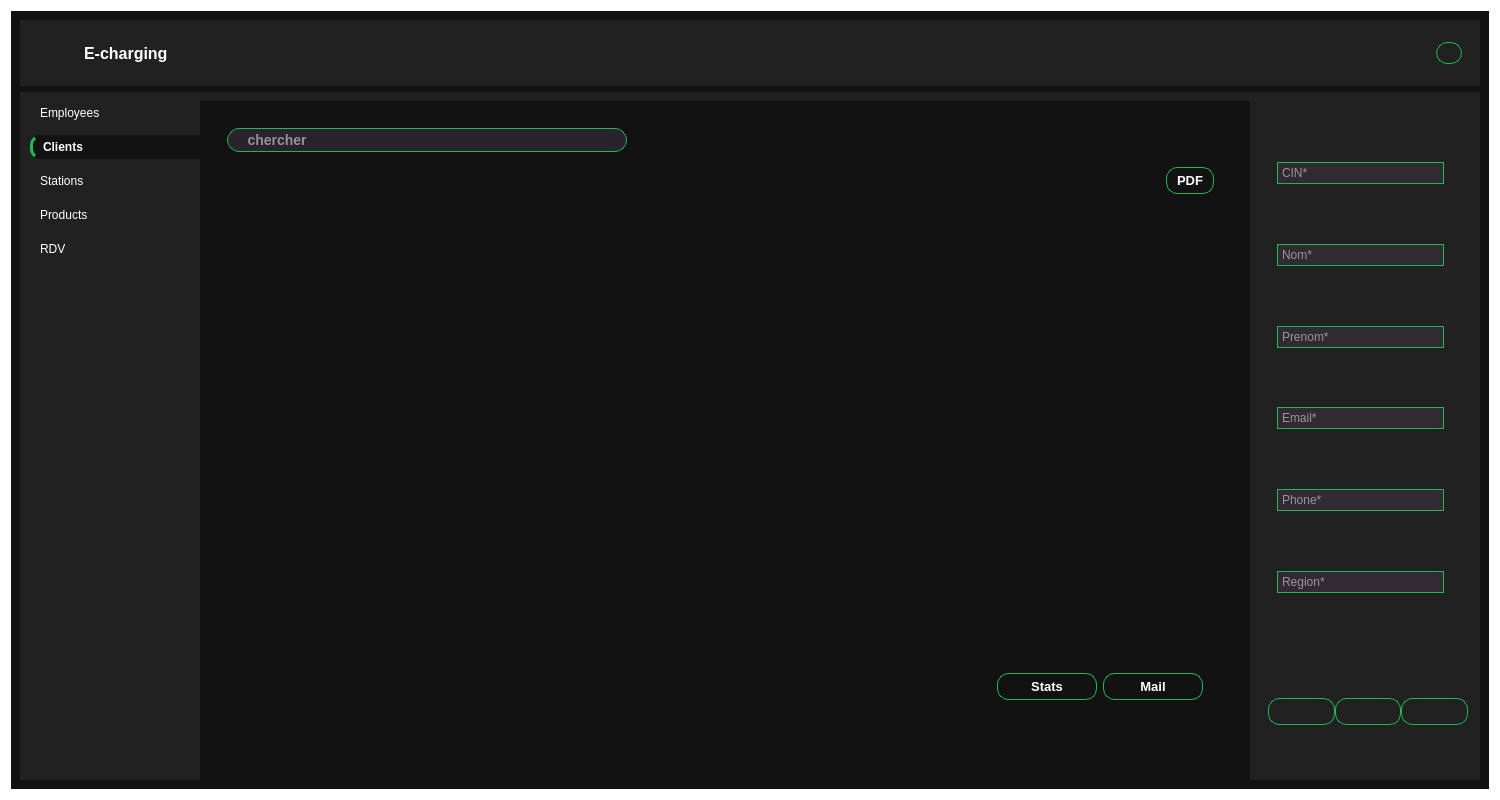
<?xml version="1.0" encoding="UTF-8"?>
<ui version="4.0">
 <class>interfaceclient</class>
 <widget class="QWidget" name="interfaceclient">
  <property name="geometry">
   <rect>
    <x>0</x>
    <y>0</y>
    <width>1500</width>
    <height>800</height>
   </rect>
  </property>
  <property name="minimumSize">
   <size>
    <width>800</width>
    <height>0</height>
   </size>
  </property>
  <property name="windowTitle">
   <string>Form</string>
  </property>
  <property name="styleSheet">
   <string notr="true">*{
border:none;
background-color:transparent;
background:transparent;
padding:0;
margin:0;
color:#fff;
}
QHeaderView::section {
    background-color: #1db954;
    color: white;
height: 30px;
    width: 0px; 
    padding: 5px;
    font: 15px;
}
#clients{
border-left:3px solid #1db954/*cc5bce*/;
font-weight:bold;
}
#centralwidget ,#employees:hover,#mainbody,#clients:hover
,#stations:hover,#rdv:hover,#products:hover,#pushButton_7:hover,#clients{
	background-color:#121212 /*rgb(27, 27, 39)*/;
}
#header,#main{
	/*background-color: rgb(39, 38, 60);*/
background-color: #212121;
}
#pushButton{
border:1px solid #1db954/*cc5bce*/;
border-radius:11.25px;
text-align:center;
}
QPushButton{
text-align:left;
padding:5px 10px;
border-top-left-radius:10px;
border-bottom-left-radius:10px;
}
#employees:hover,#clients:hover,#stations:hover,#rdv:hover,#products:hover,#pushButton_7:hover,#clients{
border-left:3px solid #1db954/*cc5bce*/;
font-weight:bold;
}
/*#employees:active,#clients:active
,#stations:active,#rdv:active,#products:active{
	background-color: rgb(27, 27, 39);
}
#employees:active,#clients:active,#stations:active,#rdv:active,#products:active{
border-left:3px solid #cc5bce;
font-weight:bold;
}
#employees:notactive,#clients:notactive
,#stations:notactive,#rdv:notactive,#products:notactive{
	background-color: rgb(39, 38, 60);
}
#employees:notactive,#clients:notactive,#stations:notactive,#rdv:notactive,
#products:notactive{
border-left:0px solid #cc5bce;
}*/
QLineEdit{
background-color: #121212 /*rgb(27, 27, 39)*/;
border:1px solid #1db954/*cc5bce*/;
color:white;
text-align:center;
    padding: 2px;
	border-radius:12px;
background-color: rgba(62, 47, 62,150);


}

QTextEdit{
background-color: #121212 /*rgb(27, 27, 39)*/;
border:1px solid #1db954/*cc5bce*/;
color:white;
text-align:center;
    padding: 2px;
	border-radius:12px;
background-color: rgba(62, 47, 62,150);


}

QComboBox{
background-color: #121212 /*rgb(27, 27, 39)*/;
border:1px solid #1db954/*cc5bce*/;
color:white;
text-align:center;
    padding: 2px;
	border-radius:12px;
background-color: rgba(62, 47, 62,150);


}
#add,#delete_2,#pushButton_5,#pushButton_6,#mail,#stat{
border:1px solid #1db954/*cc5bce*/;
border-radius:11.25px;
text-align:center;
}
#add:hover,#delete_2:hover,#pushButton_5:hover,#pushButton_6:hover,#mail:hover,#stat:hover{
border:1px solid #121212 /*#cc5bce*/;
border-radius:11.25px;
text-align:center;
color:#121212;
background-color:#1db954 /*rgb(27, 27, 39)*/;
}
QTableView {
    color: white;
    gridline-color: black;
    border-color: #1db954;
    font: 15px;
    selection-background-color: #212121;
}

QHeaderView::section {
    background-color: #1db954;
    color: white;
    height: 35px;
    width: 30px; 
    font: 15px;
}
QTableView::item:focus{
    border: 2px solid #212121;
    background-color: #1db954;
color : black;
}
QTableView::item:selected {
    background-color: #1db954;
}
QScrollBar:vertical {
    background:#121212;
    background-color: #121212;
}
 QScrollBar::handle:vertical {
    background: #212121;
 }
QScrollBar:horizontal {
    background: #121212;
}
 QScrollBar::handle:horizontal {
    background: #212121;
 }</string>
  </property>
  <layout class="QVBoxLayout" name="verticalLayout">
   <item>
    <widget class="QWidget" name="centralwidget" native="true">
     <layout class="QVBoxLayout" name="verticalLayout_10">
      <item>
       <widget class="QFrame" name="header">
        <property name="enabled">
         <bool>true</bool>
        </property>
        <property name="minimumSize">
         <size>
          <width>782</width>
          <height>0</height>
         </size>
        </property>
        <layout class="QHBoxLayout" name="horizontalLayout">
         <property name="sizeConstraint">
          <enum>QLayout::SetDefaultConstraint</enum>
         </property>
         <property name="leftMargin">
          <number>9</number>
         </property>
         <item>
          <widget class="QFrame" name="frame">
           <property name="frameShape">
            <enum>QFrame::StyledPanel</enum>
           </property>
           <property name="frameShadow">
            <enum>QFrame::Raised</enum>
           </property>
           <layout class="QHBoxLayout" name="horizontalLayout_3">
            <item>
             <widget class="QLabel" name="label_2">
              <property name="minimumSize">
               <size>
                <width>30</width>
                <height>30</height>
               </size>
              </property>
              <property name="maximumSize">
               <size>
                <width>40</width>
                <height>100</height>
               </size>
              </property>
              <property name="styleSheet">
               <string notr="true">border-image: url(:/img/img/logo.png);</string>
              </property>
              <property name="text">
               <string/>
              </property>
             </widget>
            </item>
            <item>
             <widget class="QLabel" name="label">
              <property name="font">
               <font>
                <pointsize>12</pointsize>
                <weight>75</weight>
                <bold>true</bold>
               </font>
              </property>
              <property name="cursor">
               <cursorShape>PointingHandCursor</cursorShape>
              </property>
              <property name="lineWidth">
               <number>1</number>
              </property>
              <property name="text">
               <string>E-charging</string>
              </property>
             </widget>
            </item>
           </layout>
          </widget>
         </item>
         <item alignment="Qt::AlignRight">
          <widget class="QFrame" name="frame_2">
           <property name="frameShape">
            <enum>QFrame::StyledPanel</enum>
           </property>
           <property name="frameShadow">
            <enum>QFrame::Raised</enum>
           </property>
           <layout class="QHBoxLayout" name="horizontalLayout_4">
            <item>
             <widget class="QPushButton" name="pushButton_3">
              <property name="cursor">
               <cursorShape>PointingHandCursor</cursorShape>
              </property>
              <property name="text">
               <string/>
              </property>
              <property name="icon">
               <iconset resource="resource.qrc">
                <normaloff>:/img/img/web.png</normaloff>:/img/img/web.png</iconset>
              </property>
              <property name="iconSize">
               <size>
                <width>20</width>
                <height>20</height>
               </size>
              </property>
             </widget>
            </item>
            <item>
             <widget class="QPushButton" name="pushButton_2">
              <property name="cursor">
               <cursorShape>PointingHandCursor</cursorShape>
              </property>
              <property name="text">
               <string/>
              </property>
              <property name="icon">
               <iconset resource="resource.qrc">
                <normaloff>:/img/img/notification.png</normaloff>:/img/img/notification.png</iconset>
              </property>
              <property name="iconSize">
               <size>
                <width>20</width>
                <height>20</height>
               </size>
              </property>
             </widget>
            </item>
            <item>
             <widget class="QLabel" name="username">
              <property name="font">
               <font>
                <pointsize>12</pointsize>
                <weight>75</weight>
                <italic>false</italic>
                <bold>true</bold>
               </font>
              </property>
              <property name="text">
               <string/>
              </property>
             </widget>
            </item>
            <item>
             <spacer name="horizontalSpacer">
              <property name="orientation">
               <enum>Qt::Horizontal</enum>
              </property>
              <property name="sizeHint" stdset="0">
               <size>
                <width>10</width>
                <height>20</height>
               </size>
              </property>
             </spacer>
            </item>
            <item>
             <widget class="QPushButton" name="pushButton">
              <property name="minimumSize">
               <size>
                <width>26</width>
                <height>22</height>
               </size>
              </property>
              <property name="maximumSize">
               <size>
                <width>26</width>
                <height>22</height>
               </size>
              </property>
              <property name="cursor">
               <cursorShape>PointingHandCursor</cursorShape>
              </property>
              <property name="text">
               <string/>
              </property>
              <property name="icon">
               <iconset resource="resource.qrc">
                <normaloff>:/img/img/user.png</normaloff>:/img/img/user.png</iconset>
              </property>
              <property name="iconSize">
               <size>
                <width>20</width>
                <height>20</height>
               </size>
              </property>
             </widget>
            </item>
           </layout>
          </widget>
         </item>
        </layout>
       </widget>
      </item>
      <item>
       <widget class="QWidget" name="main" native="true">
        <layout class="QHBoxLayout" name="horizontalLayout_2">
         <property name="spacing">
          <number>0</number>
         </property>
         <property name="leftMargin">
          <number>0</number>
         </property>
         <property name="topMargin">
          <number>9</number>
         </property>
         <property name="rightMargin">
          <number>0</number>
         </property>
         <property name="bottomMargin">
          <number>0</number>
         </property>
         <item>
          <widget class="QWidget" name="leftmenu" native="true">
           <property name="minimumSize">
            <size>
             <width>180</width>
             <height>0</height>
            </size>
           </property>
           <layout class="QVBoxLayout" name="verticalLayout_3">
            <property name="spacing">
             <number>0</number>
            </property>
            <property name="leftMargin">
             <number>0</number>
            </property>
            <property name="topMargin">
             <number>0</number>
            </property>
            <property name="rightMargin">
             <number>0</number>
            </property>
            <property name="bottomMargin">
             <number>0</number>
            </property>
            <item>
             <widget class="QWidget" name="widget_2" native="true">
              <layout class="QVBoxLayout" name="verticalLayout_4">
               <property name="spacing">
                <number>0</number>
               </property>
               <property name="leftMargin">
                <number>10</number>
               </property>
               <property name="topMargin">
                <number>0</number>
               </property>
               <property name="rightMargin">
                <number>0</number>
               </property>
               <property name="bottomMargin">
                <number>0</number>
               </property>
               <item>
                <widget class="QFrame" name="frame_3">
                 <property name="frameShape">
                  <enum>QFrame::StyledPanel</enum>
                 </property>
                 <property name="frameShadow">
                  <enum>QFrame::Raised</enum>
                 </property>
                 <layout class="QVBoxLayout" name="verticalLayout_5">
                  <property name="spacing">
                   <number>10</number>
                  </property>
                  <property name="leftMargin">
                   <number>0</number>
                  </property>
                  <property name="topMargin">
                   <number>0</number>
                  </property>
                  <property name="rightMargin">
                   <number>0</number>
                  </property>
                  <property name="bottomMargin">
                   <number>0</number>
                  </property>
                  <item>
                   <widget class="QPushButton" name="employees">
                    <property name="cursor">
                     <cursorShape>PointingHandCursor</cursorShape>
                    </property>
                    <property name="text">
                     <string>Employees</string>
                    </property>
                    <property name="icon">
                     <iconset resource="resource.qrc">
                      <normaloff>:/img/img/employe.png</normaloff>:/img/img/employe.png</iconset>
                    </property>
                    <property name="iconSize">
                     <size>
                      <width>40</width>
                      <height>40</height>
                     </size>
                    </property>
                   </widget>
                  </item>
                  <item>
                   <widget class="QPushButton" name="clients">
                    <property name="cursor">
                     <cursorShape>PointingHandCursor</cursorShape>
                    </property>
                    <property name="text">
                     <string>Clients</string>
                    </property>
                    <property name="icon">
                     <iconset resource="resource.qrc">
                      <normaloff>:/img/img/client.png</normaloff>:/img/img/client.png</iconset>
                    </property>
                    <property name="iconSize">
                     <size>
                      <width>40</width>
                      <height>40</height>
                     </size>
                    </property>
                   </widget>
                  </item>
                  <item>
                   <widget class="QPushButton" name="stations">
                    <property name="cursor">
                     <cursorShape>PointingHandCursor</cursorShape>
                    </property>
                    <property name="text">
                     <string>Stations</string>
                    </property>
                    <property name="icon">
                     <iconset resource="resource.qrc">
                      <normaloff>:/img/img/station.png</normaloff>:/img/img/station.png</iconset>
                    </property>
                    <property name="iconSize">
                     <size>
                      <width>40</width>
                      <height>40</height>
                     </size>
                    </property>
                   </widget>
                  </item>
                  <item>
                   <widget class="QPushButton" name="products">
                    <property name="cursor">
                     <cursorShape>PointingHandCursor</cursorShape>
                    </property>
                    <property name="text">
                     <string>Products</string>
                    </property>
                    <property name="icon">
                     <iconset resource="resource.qrc">
                      <normaloff>:/img/img/produit.png</normaloff>:/img/img/produit.png</iconset>
                    </property>
                    <property name="iconSize">
                     <size>
                      <width>40</width>
                      <height>40</height>
                     </size>
                    </property>
                   </widget>
                  </item>
                  <item>
                   <widget class="QPushButton" name="rdv">
                    <property name="cursor">
                     <cursorShape>PointingHandCursor</cursorShape>
                    </property>
                    <property name="text">
                     <string>RDV</string>
                    </property>
                    <property name="icon">
                     <iconset resource="resource.qrc">
                      <normaloff>:/img/img/renduvu.png</normaloff>:/img/img/renduvu.png</iconset>
                    </property>
                    <property name="iconSize">
                     <size>
                      <width>40</width>
                      <height>40</height>
                     </size>
                    </property>
                   </widget>
                  </item>
                  <item>
                   <spacer name="verticalSpacer">
                    <property name="orientation">
                     <enum>Qt::Vertical</enum>
                    </property>
                    <property name="sizeHint" stdset="0">
                     <size>
                      <width>20</width>
                      <height>40</height>
                     </size>
                    </property>
                   </spacer>
                  </item>
                  <item>
                   <widget class="QPushButton" name="pushButton_7">
                    <property name="cursor">
                     <cursorShape>PointingHandCursor</cursorShape>
                    </property>
                    <property name="text">
                     <string/>
                    </property>
                    <property name="icon">
                     <iconset resource="resource.qrc">
                      <normaloff>:/img/img/logout.png</normaloff>:/img/img/logout.png</iconset>
                    </property>
                    <property name="iconSize">
                     <size>
                      <width>50</width>
                      <height>50</height>
                     </size>
                    </property>
                   </widget>
                  </item>
                 </layout>
                </widget>
               </item>
              </layout>
             </widget>
            </item>
           </layout>
          </widget>
         </item>
         <item>
          <widget class="QWidget" name="mainbody" native="true">
           <layout class="QHBoxLayout" name="horizontalLayout_6">
            <item>
             <widget class="QStackedWidget" name="stackedWidget">
              <property name="minimumSize">
               <size>
                <width>165</width>
                <height>100</height>
               </size>
              </property>
              <property name="currentIndex">
               <number>1</number>
              </property>
              <widget class="QWidget" name="page"/>
              <widget class="QWidget" name="page_2">
               <layout class="QVBoxLayout" name="verticalLayout_2">
                <item>
                 <widget class="QWidget" name="widget_3" native="true">
                  <property name="maximumSize">
                   <size>
                    <width>16777215</width>
                    <height>700</height>
                   </size>
                  </property>
                  <property name="styleSheet">
                   <string notr="true"/>
                  </property>
                  <layout class="QVBoxLayout" name="verticalLayout_9">
                   <item>
                    <widget class="QSplitter" name="splitter">
                     <property name="maximumSize">
                      <size>
                       <width>400</width>
                       <height>16777215</height>
                      </size>
                     </property>
                     <property name="orientation">
                      <enum>Qt::Horizontal</enum>
                     </property>
                     <widget class="QLineEdit" name="lineEdit_5">
                      <property name="maximumSize">
                       <size>
                        <width>400</width>
                        <height>16777215</height>
                       </size>
                      </property>
                      <property name="font">
                       <font>
                        <family>Segoe UI</family>
                        <pointsize>-1</pointsize>
                        <weight>75</weight>
                        <italic>false</italic>
                        <bold>true</bold>
                       </font>
                      </property>
                      <property name="styleSheet">
                       <string notr="true">    font: bold 14px;
    padding: 2px;
	border-radius:12px;
background-color: rgba(62, 47, 62,150);

</string>
                      </property>
                      <property name="text">
                       <string/>
                      </property>
                      <property name="placeholderText">
                       <string notr="true">    chercher</string>
                      </property>
                     </widget>
                    </widget>
                   </item>
                   <item>
                    <widget class="QWidget" name="widget" native="true">
                     <layout class="QHBoxLayout" name="horizontalLayout_8">
                      <item>
                       <spacer name="horizontalSpacer_2">
                        <property name="orientation">
                         <enum>Qt::Horizontal</enum>
                        </property>
                        <property name="sizeHint" stdset="0">
                         <size>
                          <width>40</width>
                          <height>20</height>
                         </size>
                        </property>
                       </spacer>
                      </item>
                      <item>
                       <widget class="QPushButton" name="pushButton_6">
                        <property name="maximumSize">
                         <size>
                          <width>100</width>
                          <height>16777215</height>
                         </size>
                        </property>
                        <property name="font">
                         <font>
                          <pointsize>10</pointsize>
                          <weight>75</weight>
                          <bold>true</bold>
                         </font>
                        </property>
                        <property name="cursor">
                         <cursorShape>PointingHandCursor</cursorShape>
                        </property>
                        <property name="styleSheet">
                         <string notr="true">border:1px solid #1db954/*cc5bce*/;
border-radius:11.25px;
text-align:center;

QPushButton{
text-align:left;
padding:5px 10px;
border-top-left-radius:10px;
border-bottom-left-radius:10px;
}


QPushButton:hover{
border:1px solid #121212 /*#cc5bce*/;
border-radius:11.25px;
text-align:center;
color:#121212;
background-color:#1db954 /*rgb(27, 27, 39)*/;
}</string>
                        </property>
                        <property name="text">
                         <string>PDF</string>
                        </property>
                        <property name="icon">
                         <iconset resource="resource.qrc">
                          <normaloff>:/img/img/pdf.png</normaloff>:/img/img/pdf.png</iconset>
                        </property>
                        <property name="iconSize">
                         <size>
                          <width>25</width>
                          <height>25</height>
                         </size>
                        </property>
                       </widget>
                      </item>
                     </layout>
                    </widget>
                   </item>
                   <item>
                    <widget class="QTableView" name="tableView">
                     <property name="maximumSize">
                      <size>
                       <width>16777215</width>
                       <height>16777215</height>
                      </size>
                     </property>
                     <property name="styleSheet">
                      <string notr="true"/>
                     </property>
                    </widget>
                   </item>
                  </layout>
                 </widget>
                </item>
                <item>
                 <widget class="QWidget" name="widget_4" native="true">
                  <property name="maximumSize">
                   <size>
                    <width>16777215</width>
                    <height>150</height>
                   </size>
                  </property>
                  <layout class="QHBoxLayout" name="horizontalLayout_7">
                   <item>
                    <spacer name="horizontalSpacer_4">
                     <property name="orientation">
                      <enum>Qt::Horizontal</enum>
                     </property>
                     <property name="sizeHint" stdset="0">
                      <size>
                       <width>40</width>
                       <height>20</height>
                      </size>
                     </property>
                    </spacer>
                   </item>
                   <item>
                    <widget class="QPushButton" name="stat">
                     <property name="minimumSize">
                      <size>
                       <width>100</width>
                       <height>0</height>
                      </size>
                     </property>
                     <property name="font">
                      <font>
                       <pointsize>10</pointsize>
                       <weight>75</weight>
                       <bold>true</bold>
                      </font>
                     </property>
                     <property name="cursor">
                      <cursorShape>PointingHandCursor</cursorShape>
                     </property>
                     <property name="styleSheet">
                      <string notr="true">border:1px solid #1db954/*cc5bce*/;
border-radius:11.25px;
text-align:center;

QPushButton{
text-align:left;
padding:5px 10px;
border-top-left-radius:10px;
border-bottom-left-radius:10px;
}


QPushButton:hover{
border:1px solid #121212 /*#cc5bce*/;
border-radius:11.25px;
text-align:center;
color:#121212;
background-color:#1db954 /*rgb(27, 27, 39)*/;
}</string>
                     </property>
                     <property name="text">
                      <string>Stats</string>
                     </property>
                     <property name="icon">
                      <iconset resource="resource.qrc">
                       <normaloff>:/img/img/stat.png</normaloff>:/img/img/stat.png</iconset>
                     </property>
                     <property name="iconSize">
                      <size>
                       <width>25</width>
                       <height>25</height>
                      </size>
                     </property>
                    </widget>
                   </item>
                   <item>
                    <widget class="QPushButton" name="mail">
                     <property name="minimumSize">
                      <size>
                       <width>100</width>
                       <height>0</height>
                      </size>
                     </property>
                     <property name="font">
                      <font>
                       <pointsize>10</pointsize>
                       <weight>75</weight>
                       <bold>true</bold>
                      </font>
                     </property>
                     <property name="cursor">
                      <cursorShape>PointingHandCursor</cursorShape>
                     </property>
                     <property name="styleSheet">
                      <string notr="true">border:1px solid #1db954/*cc5bce*/;
border-radius:11.25px;
text-align:center;

QPushButton{
text-align:left;
padding:5px 10px;
border-top-left-radius:10px;
border-bottom-left-radius:10px;
}


QPushButton:hover{
border:1px solid #121212 /*#cc5bce*/;
border-radius:11.25px;
text-align:center;
color:#121212;
background-color:#1db954 /*rgb(27, 27, 39)*/;
}</string>
                     </property>
                     <property name="text">
                      <string>Mail</string>
                     </property>
                     <property name="icon">
                      <iconset resource="resource.qrc">
                       <normaloff>:/img/img/mail.webp</normaloff>:/img/img/mail.webp</iconset>
                     </property>
                     <property name="iconSize">
                      <size>
                       <width>25</width>
                       <height>25</height>
                      </size>
                     </property>
                    </widget>
                   </item>
                   <item>
                    <spacer name="verticalSpacer_9">
                     <property name="orientation">
                      <enum>Qt::Vertical</enum>
                     </property>
                     <property name="sizeHint" stdset="0">
                      <size>
                       <width>20</width>
                       <height>20</height>
                      </size>
                     </property>
                    </spacer>
                   </item>
                  </layout>
                 </widget>
                </item>
               </layout>
              </widget>
             </widget>
            </item>
           </layout>
          </widget>
         </item>
         <item>
          <widget class="QWidget" name="rightmenu" native="true">
           <property name="sizePolicy">
            <sizepolicy hsizetype="Preferred" vsizetype="Expanding">
             <horstretch>0</horstretch>
             <verstretch>0</verstretch>
            </sizepolicy>
           </property>
           <property name="minimumSize">
            <size>
             <width>230</width>
             <height>0</height>
            </size>
           </property>
           <property name="maximumSize">
            <size>
             <width>230</width>
             <height>16777215</height>
            </size>
           </property>
           <layout class="QVBoxLayout" name="verticalLayout_6">
            <item>
             <widget class="QWidget" name="formulaire" native="true">
              <property name="minimumSize">
               <size>
                <width>230</width>
                <height>0</height>
               </size>
              </property>
              <property name="maximumSize">
               <size>
                <width>230</width>
                <height>16777215</height>
               </size>
              </property>
              <layout class="QVBoxLayout" name="verticalLayout_7">
               <item>
                <widget class="QFrame" name="donne">
                 <property name="minimumSize">
                  <size>
                   <width>185</width>
                   <height>0</height>
                  </size>
                 </property>
                 <property name="maximumSize">
                  <size>
                   <width>185</width>
                   <height>16777215</height>
                  </size>
                 </property>
                 <property name="frameShape">
                  <enum>QFrame::StyledPanel</enum>
                 </property>
                 <property name="frameShadow">
                  <enum>QFrame::Raised</enum>
                 </property>
                 <layout class="QVBoxLayout" name="verticalLayout_8">
                  <item>
                   <spacer name="verticalSpacer_7">
                    <property name="orientation">
                     <enum>Qt::Vertical</enum>
                    </property>
                    <property name="sizeHint" stdset="0">
                     <size>
                      <width>20</width>
                      <height>40</height>
                     </size>
                    </property>
                   </spacer>
                  </item>
                  <item>
                   <widget class="QLineEdit" name="lineEdit_cin">
                    <property name="text">
                     <string/>
                    </property>
                    <property name="placeholderText">
                     <string>CIN*</string>
                    </property>
                   </widget>
                  </item>
                  <item>
                   <widget class="QLabel" name="label_cin">
                    <property name="text">
                     <string/>
                    </property>
                   </widget>
                  </item>
                  <item>
                   <spacer name="verticalSpacer_6">
                    <property name="orientation">
                     <enum>Qt::Vertical</enum>
                    </property>
                    <property name="sizeHint" stdset="0">
                     <size>
                      <width>20</width>
                      <height>40</height>
                     </size>
                    </property>
                   </spacer>
                  </item>
                  <item>
                   <widget class="QLineEdit" name="lineEdit_nom">
                    <property name="placeholderText">
                     <string>Nom*</string>
                    </property>
                   </widget>
                  </item>
                  <item>
                   <widget class="QLabel" name="label_nom">
                    <property name="text">
                     <string/>
                    </property>
                   </widget>
                  </item>
                  <item>
                   <spacer name="verticalSpacer_5">
                    <property name="orientation">
                     <enum>Qt::Vertical</enum>
                    </property>
                    <property name="sizeHint" stdset="0">
                     <size>
                      <width>20</width>
                      <height>40</height>
                     </size>
                    </property>
                   </spacer>
                  </item>
                  <item>
                   <widget class="QLineEdit" name="lineEdit_prenom">
                    <property name="placeholderText">
                     <string>Prenom*</string>
                    </property>
                   </widget>
                  </item>
                  <item>
                   <widget class="QLabel" name="label_prenom">
                    <property name="text">
                     <string/>
                    </property>
                   </widget>
                  </item>
                  <item>
                   <spacer name="verticalSpacer_4">
                    <property name="orientation">
                     <enum>Qt::Vertical</enum>
                    </property>
                    <property name="sizeHint" stdset="0">
                     <size>
                      <width>20</width>
                      <height>40</height>
                     </size>
                    </property>
                   </spacer>
                  </item>
                  <item>
                   <widget class="QLineEdit" name="lineEdit_email">
                    <property name="placeholderText">
                     <string>Email*</string>
                    </property>
                   </widget>
                  </item>
                  <item>
                   <widget class="QLabel" name="label_email">
                    <property name="text">
                     <string/>
                    </property>
                   </widget>
                  </item>
                  <item>
                   <spacer name="verticalSpacer_3">
                    <property name="orientation">
                     <enum>Qt::Vertical</enum>
                    </property>
                    <property name="sizeHint" stdset="0">
                     <size>
                      <width>20</width>
                      <height>40</height>
                     </size>
                    </property>
                   </spacer>
                  </item>
                  <item>
                   <widget class="QLineEdit" name="lineEdit_phone">
                    <property name="placeholderText">
                     <string>Phone*</string>
                    </property>
                   </widget>
                  </item>
                  <item>
                   <widget class="QLabel" name="label_phone">
                    <property name="text">
                     <string/>
                    </property>
                   </widget>
                  </item>
                  <item>
                   <spacer name="verticalSpacer_2">
                    <property name="orientation">
                     <enum>Qt::Vertical</enum>
                    </property>
                    <property name="sizeHint" stdset="0">
                     <size>
                      <width>20</width>
                      <height>40</height>
                     </size>
                    </property>
                   </spacer>
                  </item>
                  <item>
                   <widget class="QLineEdit" name="lineEdit_region">
                    <property name="placeholderText">
                     <string>Region*</string>
                    </property>
                   </widget>
                  </item>
                  <item>
                   <widget class="QLabel" name="label_region">
                    <property name="text">
                     <string/>
                    </property>
                   </widget>
                  </item>
                  <item>
                   <spacer name="verticalSpacer_8">
                    <property name="orientation">
                     <enum>Qt::Vertical</enum>
                    </property>
                    <property name="sizeHint" stdset="0">
                     <size>
                      <width>20</width>
                      <height>40</height>
                     </size>
                    </property>
                   </spacer>
                  </item>
                 </layout>
                </widget>
               </item>
               <item>
                <widget class="QFrame" name="frame_4">
                 <property name="minimumSize">
                  <size>
                   <width>200</width>
                   <height>100</height>
                  </size>
                 </property>
                 <property name="maximumSize">
                  <size>
                   <width>200</width>
                   <height>100</height>
                  </size>
                 </property>
                 <property name="frameShape">
                  <enum>QFrame::StyledPanel</enum>
                 </property>
                 <property name="frameShadow">
                  <enum>QFrame::Raised</enum>
                 </property>
                 <layout class="QHBoxLayout" name="horizontalLayout_5">
                  <property name="spacing">
                   <number>0</number>
                  </property>
                  <property name="leftMargin">
                   <number>0</number>
                  </property>
                  <property name="topMargin">
                   <number>0</number>
                  </property>
                  <property name="rightMargin">
                   <number>0</number>
                  </property>
                  <property name="bottomMargin">
                   <number>0</number>
                  </property>
                  <item>
                   <widget class="QPushButton" name="add">
                    <property name="font">
                     <font>
                      <pointsize>10</pointsize>
                      <weight>75</weight>
                      <bold>true</bold>
                     </font>
                    </property>
                    <property name="cursor">
                     <cursorShape>PointingHandCursor</cursorShape>
                    </property>
                    <property name="text">
                     <string/>
                    </property>
                    <property name="icon">
                     <iconset resource="resource.qrc">
                      <normaloff>:/img/img/add.png</normaloff>:/img/img/add.png</iconset>
                    </property>
                    <property name="iconSize">
                     <size>
                      <width>25</width>
                      <height>25</height>
                     </size>
                    </property>
                   </widget>
                  </item>
                  <item>
                   <widget class="QPushButton" name="delete_2">
                    <property name="font">
                     <font>
                      <pointsize>10</pointsize>
                      <weight>75</weight>
                      <bold>true</bold>
                     </font>
                    </property>
                    <property name="cursor">
                     <cursorShape>PointingHandCursor</cursorShape>
                    </property>
                    <property name="text">
                     <string/>
                    </property>
                    <property name="icon">
                     <iconset resource="resource.qrc">
                      <normaloff>:/img/img/delete.png</normaloff>:/img/img/delete.png</iconset>
                    </property>
                    <property name="iconSize">
                     <size>
                      <width>25</width>
                      <height>25</height>
                     </size>
                    </property>
                   </widget>
                  </item>
                  <item>
                   <widget class="QPushButton" name="pushButton_5">
                    <property name="font">
                     <font>
                      <pointsize>10</pointsize>
                      <weight>75</weight>
                      <bold>true</bold>
                     </font>
                    </property>
                    <property name="cursor">
                     <cursorShape>PointingHandCursor</cursorShape>
                    </property>
                    <property name="text">
                     <string/>
                    </property>
                    <property name="icon">
                     <iconset resource="resource.qrc">
                      <normaloff>:/img/img/update.svg</normaloff>:/img/img/update.svg</iconset>
                    </property>
                    <property name="iconSize">
                     <size>
                      <width>25</width>
                      <height>25</height>
                     </size>
                    </property>
                   </widget>
                  </item>
                 </layout>
                </widget>
               </item>
              </layout>
             </widget>
            </item>
           </layout>
          </widget>
         </item>
        </layout>
       </widget>
      </item>
     </layout>
    </widget>
   </item>
  </layout>
 </widget>
 <resources>
  <include location="resource.qrc"/>
 </resources>
 <connections/>
</ui>
